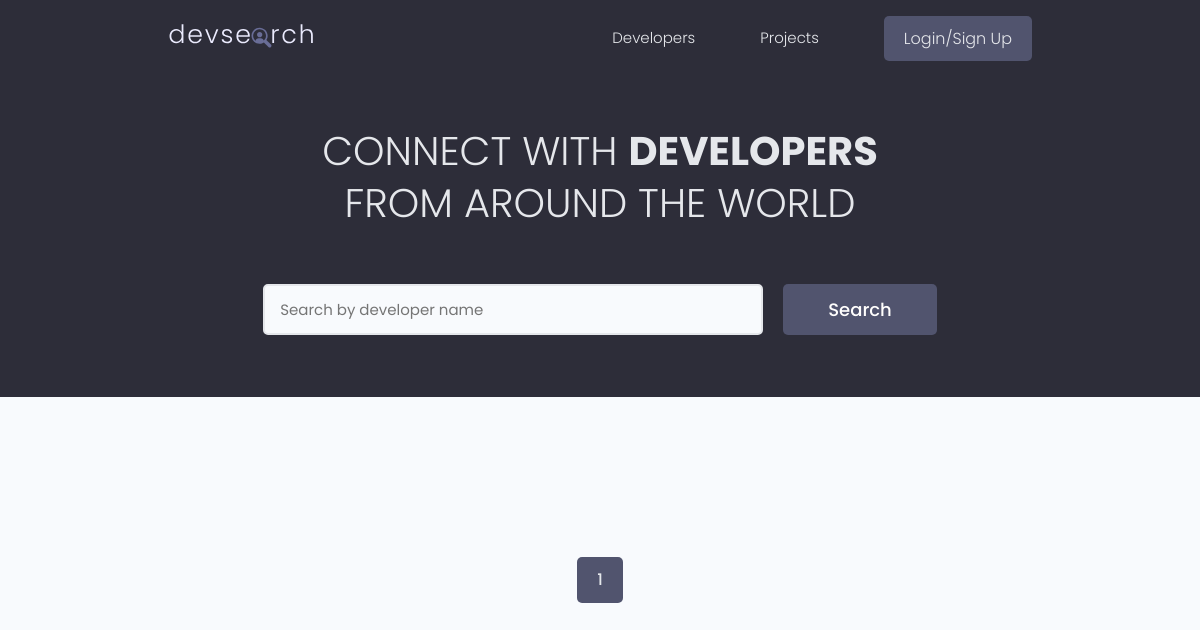
The app's page /, older data.
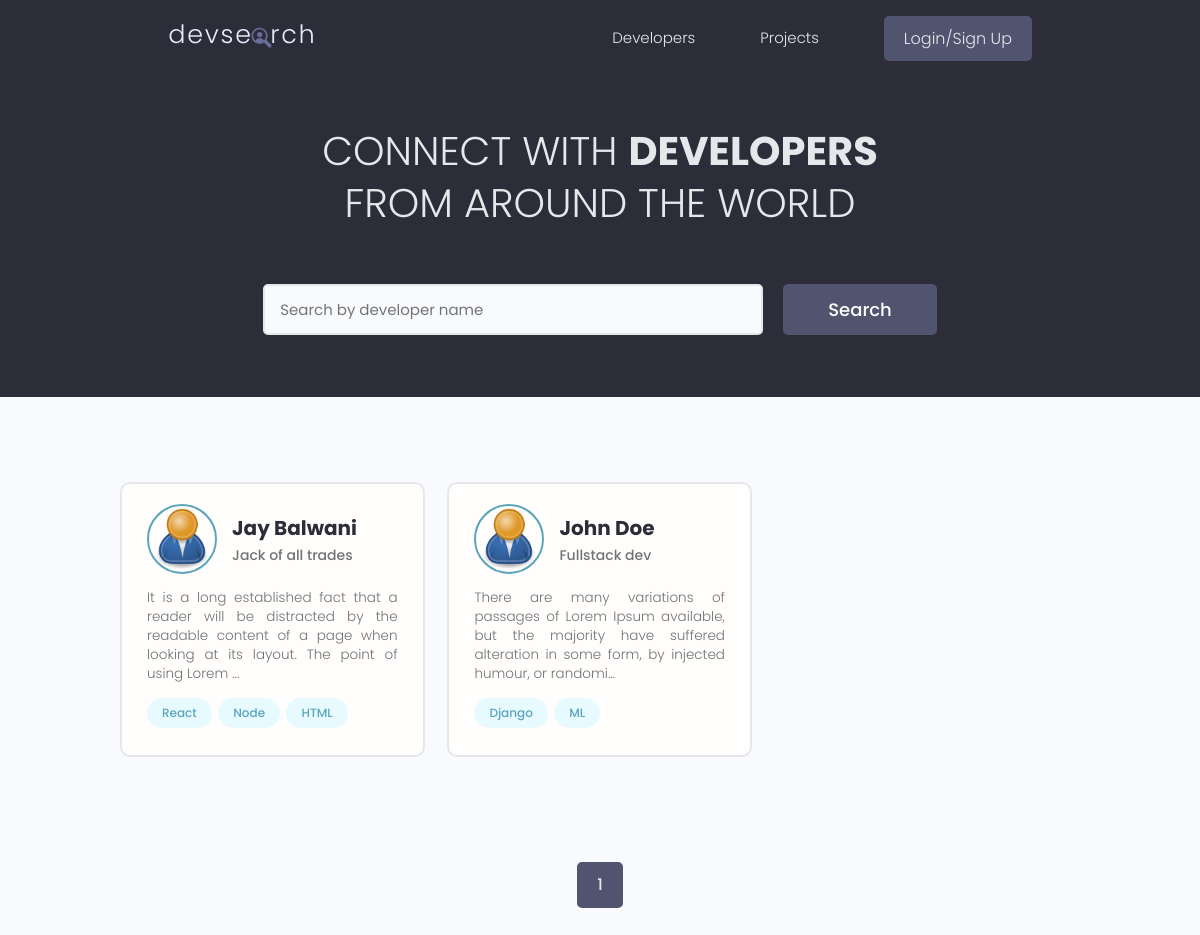
The same page, newer data.
### users/models.py (models this page shows, shortened)
class Profile(models.Model):
    user = models.OneToOneField(User, null=True, blank=True, on_delete=models.CASCADE)
    username = models.CharField(max_length=50, null=True, blank=True)
    location = models.CharField(max_length=50, null=True, blank=True)
    name = models.CharField(max_length=200, null=True, blank=True)
    email = models.EmailField(max_length=200, null=True, blank=True)
    short_intro = models.CharField(max_length=200, null=True, blank=True)
    bio = models.TextField(null=True, blank=True)
    profile_pic = models.ImageField(null=True, blank=True, upload_to='profiles/', default='profiles/user-default.png')
    social_github = models.CharField(max_length=200, null=True, blank=True)
    social_twitter = models.CharField(max_length=200, null=True, blank=True)
    social_linkedin = models.CharField(max_length=200, null=True, blank=True)
    social_youtube = models.CharField(max_length=200, null=True, blank=True)
    social_website = models.CharField(max_length=200, null=True, blank=True)
    created = models.DateTimeField(auto_now_add=True)
    id = models.UUIDField(default=uuid.uuid4, primary_key=True, unique=True, editable=False)

class Skill(models.Model):
    owner = models.ForeignKey(Profile, on_delete=models.CASCADE, null=True, blank=True)
    name = models.CharField(max_length=200, null=True, blank=True)
    description = models.TextField(null=True, blank=True)
    created = models.DateTimeField(auto_now_add=True)
    id = models.UUIDField(default=uuid.uuid4, primary_key=True, unique=True, editable=False)

### users/views.py (the view)
# urls.py: path('', views.profiles, name="profiles"),
def profiles(request):
    search_query, profiles = searchProfiles(request)
    profiles, custom_range = paginateProfiles(request, profiles)
    context = {'profiles': profiles, 'search_query': search_query, 'custom_range': custom_range}
    return render(request, 'users/profiles.html', context)

### users/utilities.py (called while the page is built)
def searchProfiles(request):
    search_query = ''
    if request.GET.get('search_query'):
        search_query = request.GET.get('search_query')
    skills = Skill.objects.filter(name__icontains=search_query)
    profiles = Profile.objects.distinct().filter(
        Q(name__icontains=search_query) |
        Q(short_intro__icontains=search_query) |
        Q(skill__in=skills)
    )
    return search_query, profiles

def paginateProfiles(request, profiles):
    page = request.GET.get('page')
    results = 3
    paginator = Paginator(profiles, results)
    try:
        profiles = paginator.page(page)
    except PageNotAnInteger:
        page = 1
        profiles = paginator.page(page)
    except EmptyPage:
        page = paginator.num_pages
        profiles = paginator.page(page)
    leftIndex = int(page) - 4
    if leftIndex < 1:
        leftIndex = 1
    rightIndex = int(page) + 5
    if rightIndex > paginator.num_pages:
        rightIndex = paginator.num_pages + 1
    custom_range = range(leftIndex,rightIndex)
    return profiles, custom_range

### users/templates/users/profiles.html (shortened to what this page needs)
{% extends 'main.html' %}
{% block content %}
<main class="home">
    <section class="hero-section text-center">
      <div class="container container--narrow">
        <div class="hero-section__box">
          <h2>CONNECT WITH <span>DEVELOPERS</span></h2>
          <h2>FROM AROUND THE WORLD</h2>
        </div>
        <div class="hero-section__search">
          <form id="searchForm" class="form" action="" method="get">
            <div class="form__field">
              <input class="input input--text" id="formInput#search" type="text" name="search_query"
                placeholder="Search by developer name" value="{{search_query}}"/>
            </div>
            <input class="btn btn--sub btn--lg" type="submit" value="Search" />
          </form>
        </div>
      </div>
    </section>
    <section class="devlist">
      <div class="container">
        <div class="grid grid--three">
            {% for profile in profiles %}
          <div class="column card">
            <div class="dev">
              <a href="{% url 'user-profile' profile.id %}" class="card__body">
                <div class="dev__profile">
                  <img class="avatar avatar--md" src="{{profile.profile_pic.url}}" alt="image" />
                  <div class="dev__meta">
                    <h3>{{profile.name}}</h3>
                    <h5>{{profile.short_intro}}</h5>
                  </div>
                </div>
                <p class="dev__info">
                 {{profile.bio|slice:"150"}}...
                </p>
                <div class="dev__skills">
                    {% for skill in profile.skill_set.all|slice:"5" %}
                  <span class="tag tag--pill tag--main">
                    <small>{{skill.name}}</small>
                    </span>
                    {% endfor %}
                </div>
              </a>
            </div>
          </div>
          {% endfor %}
        </div>
      </div>
    </section>
    {% include 'pagination.html' with query_set=profiles custom_range=custom_range %}
  </main>
{% endblock %}

Row changes from the older to the newer data that the page shows:
added Profile: profile_pic (placeholder picture), name "Jay Balwani", short_intro "Jack of all trades", bio "It is a long established fact that a reader will be distracted by the readable content of a page when looking at its layout. The point of using Lorem"
added Skill: name "React", shown under "Jay Balwani"
added Skill: name "Node", shown under "Jay Balwani"
added Skill: name "HTML", shown under "Jay Balwani"
added Profile: profile_pic (placeholder picture), name "John Doe", short_intro "Fullstack dev", bio "There are many variations of passages of Lorem Ipsum available, but the majority have suffered alteration in some form, by injected humour, or randomi"
added Skill: name "Django", shown under "John Doe"
added Skill: name "ML", shown under "John Doe"
